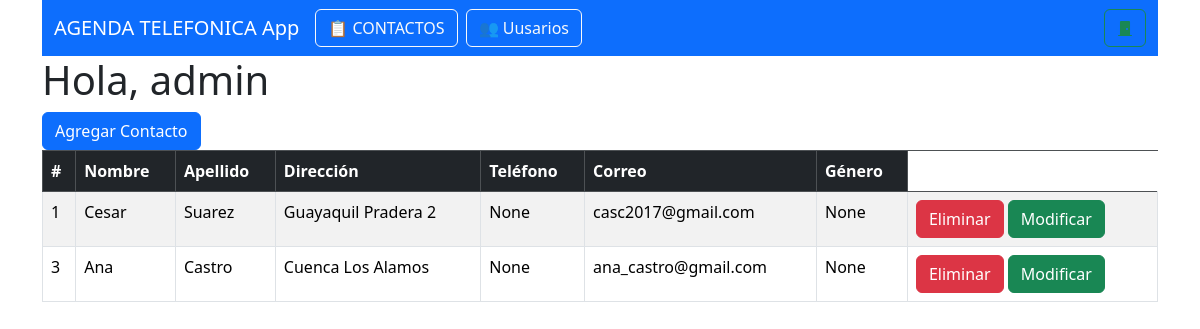
/ (signed in), run on the app's committed database.
### main.py (models this page shows)
class Usuario(UserMixin, db.Model):# Esto es del Login USERMIXIN
    id = db.Column(db.Integer, autoincrement=True, primary_key=True)
    username = db.Column(db.String(150), nullable=False, unique=True)
    email = db.Column(db.String(150), unique=True)
    password = db.Column(db.String(150))
    is_admin = db.Column(db.Boolean, default=False)
    agendas = db.relationship('Agenda', backref='usuario', lazy=True)

class Agenda(db.Model):
    id = db.Column(db.Integer, autoincrement=True ,primary_key=True)
    nombre = db.Column(db.String(50), nullable=False)
    apellido = db.Column(db.String(50), nullable=False)
    direccion = db.Column(db.Text)
    telefono = db.Column(db.String(20))
    correo = db.Column(db.String(100), unique=True)
    genero = db.Column(db.String(10))
    usuario_id = db.Column(db.Integer, db.ForeignKey('usuario.id'), nullable=False)

### main.py (the view)
@app.route("/")
@login_required
def agenda_read():
    agendas = Agenda.query.filter_by(usuario_id=current_user.id).all()
    return render_template("index.html",agendas=agendas, user = current_user)

### main.py (called while the page is built)
@login_manager.user_loader
def load_user(user_id):
    return Usuario.query.get(int(user_id))

### templates/index.html (shortened to what this page needs)
{% extends "base.html" %}
{%block contenido %}
<H1 class="animate__animated animate__bounce">Hola, {{user.username }}</H1>
<a href="{{ url_for('agenda_add') }}"><button class="btn btn-primary">Agregar Contacto</button></a><br>
<table class="table table-striped table-bordered">
    <thead class="table-dark">
        <tr>
            <th scope="col">#</th>
            <th scope="col">Nombre</th>
            <th scope="col">Apellido</th>
            <th scope="col">Dirección</th>
            <th scope="col">Teléfono</th>
            <th scope="col">Correo</th>
            <th scope="col">Género</th>
        </tr>
    </thead>
    <tbody>
        {% for t in agendas %}
        <tr>
            <td>{{ t.id }}</td>
            <td>{{ t.nombre }}</td>
            <td>{{ t.apellido }}</td>
            <td>{{ t.direccion }}</td>
            <td>{{ t.telefono }}</td>
            <td>{{ t.correo }}</td>
            <td>{{ t.genero }}</td>
            <td>
               <a href="agenda_delete/{{t.id}}"><button class="btn btn-danger">Eliminar</button></a>
               <a href="agenda_update/{{t.id}}"><button class="btn btn-success">Modificar</button></a><br>
            </td>
        </tr>
        {% endfor %}
    </tbody>
</table>
{% endblock %}

### templates/base.html (shortened to what this page needs)
<!DOCTYPE html>
<html lang="es">
<head>
    <link href="https://cdn.jsdelivr.net/npm/bootstrap@5.3.7/dist/css/bootstrap.min.css" rel="stylesheet"
>
    <link rel="stylesheet" href="https://cdn.jsdelivr.net/npm/bootstrap-icons@1.13.1/font/bootstrap-icons.min.css">
    <link rel="stylesheet" href="https://cdnjs.cloudflare.com/ajax/libs/animate.css/4.1.1/animate.min.css" />
</head>
<body>
    <div class="container">
        <nav class="navbar navbar-expand-lg bg-primary navbar-dark">
                <div class="container-fluid">
                    <a class="navbar-brand" href="#">AGENDA TELEFONICA App </a>
                    <div class="collapse navbar-collapse" id="navbarSupportedContent">
                        <ul class="navbar-nav me-auto mb-2 mb-lg-0">
                            <li class="nav-item">
                                <a class="btn btn-outline-light me-2" href="{{url_for('agenda_read')}}">📋 CONTACTOS</a>
                            </li>
                            <li class="nav-item">
                                {% if user.is_admin %}
                                <a class="btn btn-outline-light" href="usuario_read">👥 Uusarios</a>
                                {% endif %}
                            </li>
                        </ul>
                           <a href="{{url_for('logout')}}"><button class="btn btn-outline-success"> <i class="bi bi-door-closed-fill"></i></button></a>
                    </div>
                </div>
        </nav>
        {%block contenido %}{% endblock %}
    </div>
</body>
</html>

### data on the page
Usuario: username "admin"
Agenda: id "1", nombre "Cesar", apellido "Suarez", direccion "Guayaquil Pradera 2", telefono "None", correo "casc2017@gmail.com", genero "None"
Agenda: id "3", nombre "Ana", apellido "Castro", direccion "Cuenca Los Alamos", telefono "None", correo "ana_castro@gmail.com", genero "None"
